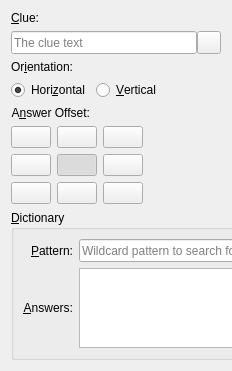
<?xml version="1.0" encoding="UTF-8"?>
<ui version="4.0">
 <class>clue_properties_dock</class>
 <widget class="QWidget" name="clue_properties_dock">
  <property name="geometry">
   <rect>
    <x>0</x>
    <y>0</y>
    <width>226</width>
    <height>345</height>
   </rect>
  </property>
  <property name="windowTitle">
   <string notr="true">Clue Properties</string>
  </property>
  <layout class="QFormLayout" name="formLayout">
   <item row="0" column="0">
    <widget class="QLabel" name="lblClue">
     <property name="sizePolicy">
      <sizepolicy hsizetype="Preferred" vsizetype="Preferred">
       <horstretch>0</horstretch>
       <verstretch>0</verstretch>
      </sizepolicy>
     </property>
     <property name="text">
      <string>&amp;Clue:</string>
     </property>
     <property name="alignment">
      <set>Qt::AlignRight|Qt::AlignTrailing|Qt::AlignVCenter</set>
     </property>
     <property name="buddy">
      <cstring>clue</cstring>
     </property>
    </widget>
   </item>
   <item row="1" column="0">
    <layout class="QHBoxLayout" name="horizontalLayout">
     <property name="spacing">
      <number>0</number>
     </property>
     <property name="leftMargin">
      <number>0</number>
     </property>
     <property name="topMargin">
      <number>0</number>
     </property>
     <item>
      <widget class="QLineEdit" name="clue">
       <property name="sizePolicy">
        <sizepolicy hsizetype="Expanding" vsizetype="Preferred">
         <horstretch>0</horstretch>
         <verstretch>0</verstretch>
        </sizepolicy>
       </property>
       <property name="minimumSize">
        <size>
         <width>186</width>
         <height>0</height>
        </size>
       </property>
       <property name="toolTip">
        <string>The clue to the answer.</string>
       </property>
       <property name="placeholderText">
        <string>The clue text</string>
       </property>
       <property name="clearButtonEnabled">
        <bool>true</bool>
       </property>
      </widget>
     </item>
     <item>
      <widget class="QToolButton" name="insertChar">
       <property name="sizePolicy">
        <sizepolicy hsizetype="Preferred" vsizetype="Preferred">
         <horstretch>0</horstretch>
         <verstretch>0</verstretch>
        </sizepolicy>
       </property>
       <property name="toolTip">
        <string>Insert special characters to the clue text</string>
       </property>
       <property name="text">
        <string/>
       </property>
       <property name="popupMode">
        <enum>QToolButton::InstantPopup</enum>
       </property>
      </widget>
     </item>
    </layout>
   </item>
   <item row="2" column="0">
    <widget class="QLabel" name="lblOrientation">
     <property name="sizePolicy">
      <sizepolicy hsizetype="Preferred" vsizetype="Preferred">
       <horstretch>0</horstretch>
       <verstretch>0</verstretch>
      </sizepolicy>
     </property>
     <property name="text">
      <string>Or&amp;ientation:</string>
     </property>
     <property name="alignment">
      <set>Qt::AlignRight|Qt::AlignTrailing|Qt::AlignVCenter</set>
     </property>
     <property name="buddy">
      <cstring>vertical</cstring>
     </property>
    </widget>
   </item>
   <item row="3" column="0">
    <layout class="QHBoxLayout" name="horizontalLayout_2">
     <property name="topMargin">
      <number>0</number>
     </property>
     <property name="rightMargin">
      <number>0</number>
     </property>
     <item>
      <widget class="QRadioButton" name="horizontal">
       <property name="sizePolicy">
        <sizepolicy hsizetype="Preferred" vsizetype="Preferred">
         <horstretch>0</horstretch>
         <verstretch>0</verstretch>
        </sizepolicy>
       </property>
       <property name="toolTip">
        <string>Arrange the answer letters horizontally.</string>
       </property>
       <property name="text">
        <string comment="Orientation of the answer to a clue.">Hori&amp;zontal</string>
       </property>
       <property name="checked">
        <bool>true</bool>
       </property>
       <property name="autoExclusive">
        <bool>true</bool>
       </property>
      </widget>
     </item>
     <item>
      <widget class="QRadioButton" name="vertical">
       <property name="sizePolicy">
        <sizepolicy hsizetype="Minimum" vsizetype="Preferred">
         <horstretch>0</horstretch>
         <verstretch>0</verstretch>
        </sizepolicy>
       </property>
       <property name="toolTip">
        <string>Arrange the answer letters vertically.</string>
       </property>
       <property name="text">
        <string comment="Orientation of the answer to a clue.">&amp;Vertical</string>
       </property>
      </widget>
     </item>
    </layout>
   </item>
   <item row="4" column="0">
    <widget class="QLabel" name="lblAnswerOffset">
     <property name="sizePolicy">
      <sizepolicy hsizetype="Preferred" vsizetype="Preferred">
       <horstretch>0</horstretch>
       <verstretch>0</verstretch>
      </sizepolicy>
     </property>
     <property name="text">
      <string>A&amp;nswer Offset:</string>
     </property>
     <property name="alignment">
      <set>Qt::AlignRight|Qt::AlignTrailing|Qt::AlignVCenter</set>
     </property>
     <property name="buddy">
      <cstring>vertical</cstring>
     </property>
    </widget>
   </item>
   <item row="5" column="0">
    <layout class="QGridLayout" name="gridLayout_2">
     <property name="leftMargin">
      <number>0</number>
     </property>
     <item row="0" column="0">
      <widget class="QPushButton" name="firstLetterPositionTopLeft">
       <property name="sizePolicy">
        <sizepolicy hsizetype="Fixed" vsizetype="Minimum">
         <horstretch>0</horstretch>
         <verstretch>0</verstretch>
        </sizepolicy>
       </property>
       <property name="maximumSize">
        <size>
         <width>40</width>
         <height>16777215</height>
        </size>
       </property>
       <property name="toolTip">
        <string>First letter cell on the top left of the clue cell.</string>
       </property>
       <property name="text">
        <string/>
       </property>
       <property name="checkable">
        <bool>true</bool>
       </property>
       <property name="checked">
        <bool>false</bool>
       </property>
       <property name="autoExclusive">
        <bool>true</bool>
       </property>
      </widget>
     </item>
     <item row="0" column="1">
      <widget class="QPushButton" name="firstLetterPositionTop">
       <property name="sizePolicy">
        <sizepolicy hsizetype="Fixed" vsizetype="Minimum">
         <horstretch>0</horstretch>
         <verstretch>0</verstretch>
        </sizepolicy>
       </property>
       <property name="maximumSize">
        <size>
         <width>40</width>
         <height>16777215</height>
        </size>
       </property>
       <property name="toolTip">
        <string>First letter cell on the top of the clue cell.</string>
       </property>
       <property name="text">
        <string/>
       </property>
       <property name="checkable">
        <bool>true</bool>
       </property>
       <property name="checked">
        <bool>false</bool>
       </property>
       <property name="autoExclusive">
        <bool>true</bool>
       </property>
      </widget>
     </item>
     <item row="0" column="2">
      <widget class="QPushButton" name="firstLetterPositionTopRight">
       <property name="sizePolicy">
        <sizepolicy hsizetype="Fixed" vsizetype="Minimum">
         <horstretch>0</horstretch>
         <verstretch>0</verstretch>
        </sizepolicy>
       </property>
       <property name="maximumSize">
        <size>
         <width>40</width>
         <height>16777215</height>
        </size>
       </property>
       <property name="toolTip">
        <string>First letter cell on the top right of the clue cell.</string>
       </property>
       <property name="text">
        <string/>
       </property>
       <property name="checkable">
        <bool>true</bool>
       </property>
       <property name="checked">
        <bool>false</bool>
       </property>
       <property name="autoExclusive">
        <bool>true</bool>
       </property>
      </widget>
     </item>
     <item row="1" column="0">
      <widget class="QPushButton" name="firstLetterPositionLeft">
       <property name="sizePolicy">
        <sizepolicy hsizetype="Fixed" vsizetype="Minimum">
         <horstretch>0</horstretch>
         <verstretch>0</verstretch>
        </sizepolicy>
       </property>
       <property name="maximumSize">
        <size>
         <width>40</width>
         <height>16777215</height>
        </size>
       </property>
       <property name="toolTip">
        <string>First letter cell on the left of the clue cell.</string>
       </property>
       <property name="text">
        <string/>
       </property>
       <property name="checkable">
        <bool>true</bool>
       </property>
       <property name="checked">
        <bool>false</bool>
       </property>
       <property name="autoExclusive">
        <bool>true</bool>
       </property>
      </widget>
     </item>
     <item row="2" column="0">
      <widget class="QPushButton" name="firstLetterPositionBottomLeft">
       <property name="sizePolicy">
        <sizepolicy hsizetype="Fixed" vsizetype="Minimum">
         <horstretch>0</horstretch>
         <verstretch>0</verstretch>
        </sizepolicy>
       </property>
       <property name="maximumSize">
        <size>
         <width>40</width>
         <height>16777215</height>
        </size>
       </property>
       <property name="toolTip">
        <string>First letter cell on the bottom left of the clue cell.</string>
       </property>
       <property name="text">
        <string/>
       </property>
       <property name="checkable">
        <bool>true</bool>
       </property>
       <property name="checked">
        <bool>false</bool>
       </property>
       <property name="autoExclusive">
        <bool>true</bool>
       </property>
      </widget>
     </item>
     <item row="1" column="1">
      <widget class="QPushButton" name="firstLetterPositionOnClueCell">
       <property name="sizePolicy">
        <sizepolicy hsizetype="Fixed" vsizetype="Minimum">
         <horstretch>0</horstretch>
         <verstretch>0</verstretch>
        </sizepolicy>
       </property>
       <property name="maximumSize">
        <size>
         <width>40</width>
         <height>16777215</height>
        </size>
       </property>
       <property name="toolTip">
        <string>Hides the clue cell. The first letter cell is placed at the coordinates of the clue cell.</string>
       </property>
       <property name="text">
        <string/>
       </property>
       <property name="checkable">
        <bool>true</bool>
       </property>
       <property name="checked">
        <bool>true</bool>
       </property>
       <property name="autoExclusive">
        <bool>true</bool>
       </property>
      </widget>
     </item>
     <item row="1" column="2">
      <widget class="QPushButton" name="firstLetterPositionRight">
       <property name="sizePolicy">
        <sizepolicy hsizetype="Fixed" vsizetype="Minimum">
         <horstretch>0</horstretch>
         <verstretch>0</verstretch>
        </sizepolicy>
       </property>
       <property name="maximumSize">
        <size>
         <width>40</width>
         <height>16777215</height>
        </size>
       </property>
       <property name="toolTip">
        <string>First letter cell on the right of the clue cell.</string>
       </property>
       <property name="text">
        <string/>
       </property>
       <property name="checkable">
        <bool>true</bool>
       </property>
       <property name="checked">
        <bool>false</bool>
       </property>
       <property name="autoExclusive">
        <bool>true</bool>
       </property>
      </widget>
     </item>
     <item row="2" column="1">
      <widget class="QPushButton" name="firstLetterPositionBottom">
       <property name="sizePolicy">
        <sizepolicy hsizetype="Fixed" vsizetype="Minimum">
         <horstretch>0</horstretch>
         <verstretch>0</verstretch>
        </sizepolicy>
       </property>
       <property name="maximumSize">
        <size>
         <width>40</width>
         <height>16777215</height>
        </size>
       </property>
       <property name="toolTip">
        <string>First letter cell on the bottom of the clue cell.</string>
       </property>
       <property name="text">
        <string/>
       </property>
       <property name="checkable">
        <bool>true</bool>
       </property>
       <property name="checked">
        <bool>false</bool>
       </property>
       <property name="autoExclusive">
        <bool>true</bool>
       </property>
      </widget>
     </item>
     <item row="2" column="2">
      <widget class="QPushButton" name="firstLetterPositionBottomRight">
       <property name="sizePolicy">
        <sizepolicy hsizetype="Fixed" vsizetype="Minimum">
         <horstretch>0</horstretch>
         <verstretch>0</verstretch>
        </sizepolicy>
       </property>
       <property name="maximumSize">
        <size>
         <width>40</width>
         <height>16777215</height>
        </size>
       </property>
       <property name="toolTip">
        <string>First letter cell on the bottom right of the clue cell.</string>
       </property>
       <property name="text">
        <string/>
       </property>
       <property name="checkable">
        <bool>true</bool>
       </property>
       <property name="checked">
        <bool>false</bool>
       </property>
       <property name="autoExclusive">
        <bool>true</bool>
       </property>
      </widget>
     </item>
    </layout>
   </item>
   <item row="6" column="0">
    <widget class="QGroupBox" name="grpDictionary">
     <property name="title">
      <string>&amp;Dictionary</string>
     </property>
     <layout class="QGridLayout" name="gridLayout_4">
      <item row="0" column="0">
       <widget class="QLabel" name="lblPattern">
        <property name="text">
         <string>&amp;Pattern:</string>
        </property>
        <property name="alignment">
         <set>Qt::AlignRight|Qt::AlignTrailing|Qt::AlignVCenter</set>
        </property>
        <property name="buddy">
         <cstring>pattern</cstring>
        </property>
       </widget>
      </item>
      <item row="0" column="1">
       <widget class="QLineEdit" name="pattern">
        <property name="sizePolicy">
         <sizepolicy hsizetype="Expanding" vsizetype="Preferred">
          <horstretch>0</horstretch>
          <verstretch>0</verstretch>
         </sizepolicy>
        </property>
        <property name="toolTip">
         <string>&lt;!DOCTYPE HTML PUBLIC &quot;-//W3C//DTD HTML 4.0//EN&quot; &quot;http://www.w3.org/TR/REC-html40/strict.dtd&quot;&gt;
&lt;html&gt;&lt;head&gt;&lt;meta name=&quot;qrichtext&quot; content=&quot;1&quot; /&gt;&lt;style type=&quot;text/css&quot;&gt;
p, li { white-space: pre-wrap; }
&lt;/style&gt;&lt;/head&gt;&lt;body style=&quot; font-family:'FreeSans'; font-size:10pt; font-weight:400; font-style:normal;&quot;&gt;
&lt;p style=&quot; margin-top:0px; margin-bottom:0px; margin-left:0px; margin-right:0px; -qt-block-indent:0; text-indent:0px;&quot;&gt;Enter a pattern with letters, &lt;span style=&quot; font-weight:600;&quot;&gt;? &lt;/span&gt;for one arbitrary letter and &lt;span style=&quot; font-weight:600;&quot;&gt;*&lt;/span&gt; for any number of arbitrary letters.&lt;/p&gt;&lt;/body&gt;&lt;/html&gt;</string>
        </property>
        <property name="whatsThis">
         <string>&lt;!DOCTYPE HTML PUBLIC &quot;-//W3C//DTD HTML 4.0//EN&quot; &quot;http://www.w3.org/TR/REC-html40/strict.dtd&quot;&gt;
&lt;html&gt;&lt;head&gt;&lt;meta name=&quot;qrichtext&quot; content=&quot;1&quot; /&gt;&lt;style type=&quot;text/css&quot;&gt;
p, li { white-space: pre-wrap; }
&lt;/style&gt;&lt;/head&gt;&lt;body style=&quot; font-family:'FreeSans'; font-size:10pt; font-weight:400; font-style:normal;&quot;&gt;
&lt;p style=&quot; margin-top:0px; margin-bottom:0px; margin-left:0px; margin-right:0px; -qt-block-indent:0; text-indent:0px;&quot;&gt;You can enter wildcard patterns to search the dictionary for answers.&lt;/p&gt;
&lt;p style=&quot; margin-top:0px; margin-bottom:0px; margin-left:0px; margin-right:0px; -qt-block-indent:0; text-indent:0px;&quot;&gt;The pattern can contain letters, &lt;span style=&quot; font-weight:600;&quot;&gt;? &lt;/span&gt;for one arbitrary letter and &lt;span style=&quot; font-weight:600;&quot;&gt;*&lt;/span&gt; for any number of arbitrary letters.&lt;/p&gt;
&lt;p style=&quot; margin-top:0px; margin-bottom:0px; margin-left:0px; margin-right:0px; -qt-block-indent:0; text-indent:0px;&quot;&gt;For example &quot;HO??E&quot; matches all answers starting with &quot;HO&quot;, ending with &quot;E&quot; and having two arbitrary letters in between. &quot;HOUSE&quot; would be matched by that pattern.&lt;/p&gt;
&lt;p style=&quot; margin-top:0px; margin-bottom:0px; margin-left:0px; margin-right:0px; -qt-block-indent:0; text-indent:0px;&quot;&gt;Answers are searched while typing the pattern.&lt;/p&gt;
&lt;p style=&quot; margin-top:0px; margin-bottom:0px; margin-left:0px; margin-right:0px; -qt-block-indent:0; text-indent:0px;&quot;&gt;&lt;span style=&quot; font-weight:600;&quot;&gt;Note:&lt;/span&gt; When you change the settings of the clue, a pattern is automatically constructed, based on the letters that are already in the crossword at the positions of the clue.&lt;/p&gt;&lt;/body&gt;&lt;/html&gt;</string>
        </property>
        <property name="inputMask">
         <string/>
        </property>
        <property name="text">
         <string/>
        </property>
        <property name="maxLength">
         <number>256</number>
        </property>
        <property name="frame">
         <bool>true</bool>
        </property>
        <property name="placeholderText">
         <string>Wildcard pattern to search for answers</string>
        </property>
        <property name="clearButtonEnabled">
         <bool>true</bool>
        </property>
        <property name="urlDropsEnabled" stdset="0">
         <bool>false</bool>
        </property>
        <property name="squeezedTextEnabled" stdset="0">
         <bool>false</bool>
        </property>
       </widget>
      </item>
      <item row="1" column="1" colspan="2">
       <widget class="QListView" name="dictionaryAnswers">
        <property name="minimumSize">
         <size>
          <width>0</width>
          <height>80</height>
         </size>
        </property>
        <property name="toolTip">
         <string>Click / double click an answer to set it as the correct answer of the clue.</string>
        </property>
        <property name="editTriggers">
         <set>QAbstractItemView::NoEditTriggers</set>
        </property>
        <property name="layoutMode">
         <enum>QListView::Batched</enum>
        </property>
       </widget>
      </item>
      <item row="0" column="2">
       <widget class="QToolButton" name="patternSettings">
        <property name="sizePolicy">
         <sizepolicy hsizetype="Preferred" vsizetype="Preferred">
          <horstretch>0</horstretch>
          <verstretch>0</verstretch>
         </sizepolicy>
        </property>
        <property name="text">
         <string/>
        </property>
       </widget>
      </item>
      <item row="1" column="0">
       <widget class="QLabel" name="lblDictionaryAnswers">
        <property name="text">
         <string>&amp;Answers:</string>
        </property>
        <property name="alignment">
         <set>Qt::AlignRight|Qt::AlignTrailing|Qt::AlignVCenter</set>
        </property>
        <property name="buddy">
         <cstring>dictionaryAnswers</cstring>
        </property>
       </widget>
      </item>
     </layout>
    </widget>
   </item>
  </layout>
 </widget>
 <tabstops>
  <tabstop>pattern</tabstop>
  <tabstop>patternSettings</tabstop>
  <tabstop>dictionaryAnswers</tabstop>
 </tabstops>
 <resources/>
 <connections/>
</ui>
